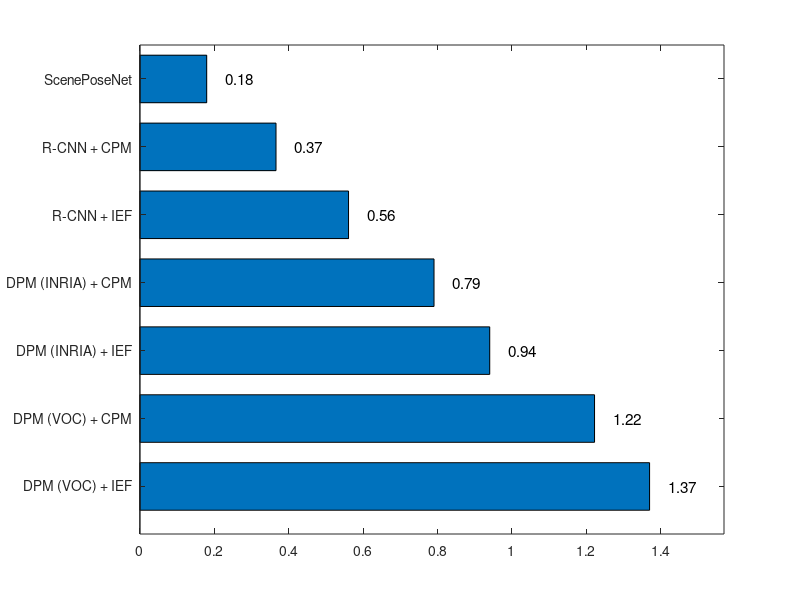

This figure's MATLAB source: (Note: this script raises an error after producing the figure.)
function plot_detection_speed()

clc; close all; clear;


% speed = [0.17958 0.36586 0.56077 0.79052 0.94024 1.22192 1.36986];
speed = [1.36986 1.22192 0.94024 0.79052 0.56077 0.36586 0.17958 ];
method = {
    'DPM (VOC) + IEF', ...
    'DPM (VOC) + CPM', ...
    'DPM (INRIA) + IEF', ...
    'DPM (INRIA) + CPM', ...
    'R-CNN + IEF', ...
    'R-CNN + CPM', ...
    'ScenePoseNet'};

figure(1); 
barh(speed, 0.7);
for i=1:numel(speed)
    text(speed(i)+0.05,i, sprintf('%.2f',speed(i)),...
        'HorizontalAlignment', 'left', ...
        'FontSize', 11);
end
ax = gca;

% limit
xlim([0 max(speed)+0.2]) 
ylim([0.3 numel(speed)+0.5])
% x labels
set(ax,'YTickLabel',method);
% grid
ax.XGrid = 'on';
ax.XMinorGrid = 'on';
% tick
set(gca, 'Xtick',0:0.3:2);
% box
% ax.Box = 'on';
box off;
% labels
xlabel('speed (sec.)');
% font size
set(gca, 'FontSize', 14);


fname = 'otherplots/detectionspeed';
print(fname, '-depsc');


hold off;

end